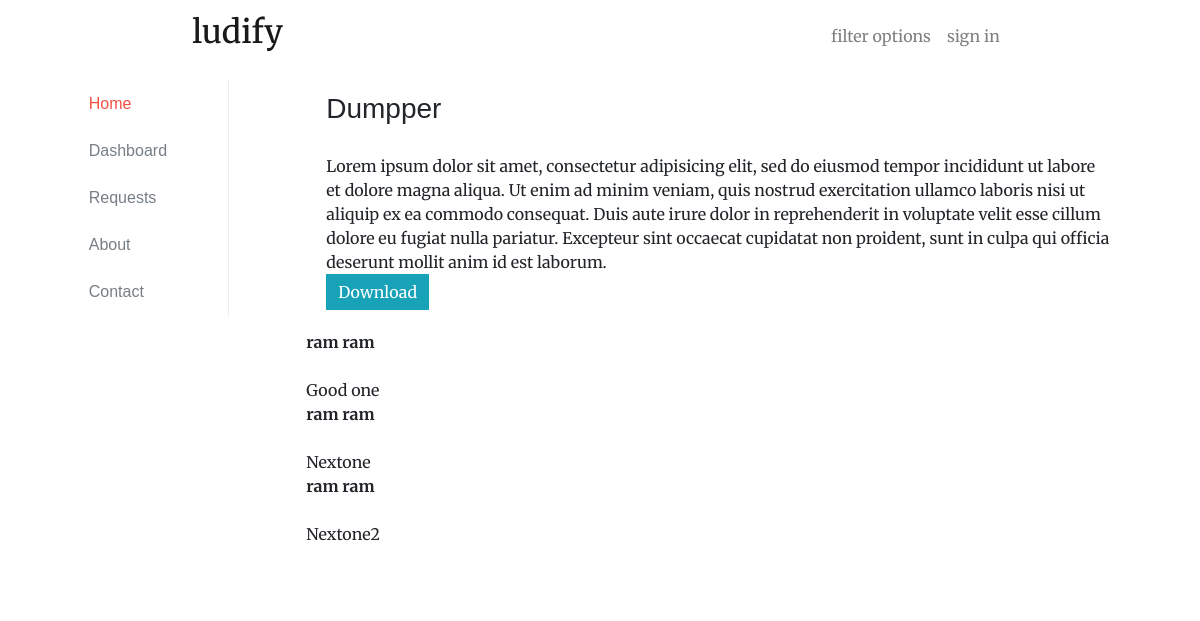
Page /view_article.php?article_id=1004 on the committed database.
### tables this page shows
CREATE TABLE `articles` (
  `article_id` int(11) NOT NULL,
  `article_title` varchar(100) DEFAULT NULL,
  `article_body` text,
  `file_id` int(11) DEFAULT NULL,
  `author_id` int(11) DEFAULT NULL,
  `article_category` varchar(50) NOT NULL,
  `date_of_upload` date NOT NULL
);

CREATE TABLE `comments` (
  `comment_id` int(11) NOT NULL,
  `comment_body` text,
  `comment_date` date DEFAULT NULL,
  `comment_user_id` int(11) DEFAULT NULL,
  `article_id` int(11) DEFAULT NULL
);

CREATE TABLE `users` (
  `user_id` int(11) NOT NULL,
  `first_name` varchar(50) NOT NULL,
  `last_name` varchar(50) NOT NULL,
  `email` varchar(100) NOT NULL,
  `password` varchar(100) NOT NULL,
  `hash` varchar(32) NOT NULL,
  `active` tinyint(1) NOT NULL,
  `loggedin` int(11) NOT NULL,
  `avatar` varchar(600) NOT NULL,
  `username` varchar(500) NOT NULL,
  `dob` date NOT NULL,
  `gender` varchar(200) NOT NULL,
  `contact` bigint(10) NOT NULL,
  `role_id` int(11) DEFAULT NULL
);

### database/get_username.php (called while the page is built)
<?php
function GetUsername($conn, $user_id){
	$query = "SELECT * FROM users WHERE user_id = $user_id";
	$result = mysqli_query($conn, $query);
	$row = mysqli_fetch_assoc($result);
	$name =  $row['first_name']." ".$row['last_name'];
	return $name;
}
?>

### view_article.php (the view, shortened to what this page needs)
<?php include 'partial_upper.php'; ?>
<?php include 'database/get_username.php'; ?>
<?php include'partial_sidebar.php'; ?>
		<div class="col-md-9 container main-content">
			<?php
				$id = $_GET['article_id'];
				$query = "SELECT * FROM articles WHERE article_id = $id";
				$result = mysqli_query($conn, $query);
				$row = mysqli_fetch_assoc($result);
			?>
			<div class="card border-0">
				<div class="card-header">
					<h3><?= $row['article_title']; ?> </h3>
				</div>
				<div class="card-body">
					<?= $row['article_body']; ?>
					<form action = "database/download_file.php" method="post">
						<input class="btn btn-info" value="Download" type="submit" name="submit">
					</form>
				</div>
				<?php
					$result  = mysqli_query($conn,"SELECT * FROM comments where article_id = '$id' order by comment_date desc");
					if(mysqli_num_rows($result)>0){
						while($row = mysqli_fetch_assoc($result)){
				?>
				<div class="card border-0">
							<?php
								echo "<b>".GetUsername($conn,$row['comment_user_id'])."</b><br>";
							 	echo $row['comment_body'];
							?>
						<?php
						}
					}
				?>
				</div>
			</div>
		</div>
	</div>
</div>
<?php include 'partial_lower.php'; ?>

### assets/css/custom.css (style rules this page uses)
* { font-family: 'Merriweather', 'Times New Roman', serif; }
.btn { border-radius: 0; border:none; }
.card { border-radius: 0; margin-bottom: 16px; }
.card-header { background-color: transparent; border: none; font-family: 'Merriweather Sans', sans-serif; padding-bottom: 0; }

### rows in the picture
articles: article_title "Dumpper", article_body "Lorem ipsum dolor sit amet, consectetur adipisicing elit, sed do eiusmod tempor incididunt ut labore et dolore magna aliqua. Ut enim ad minim veniam, quis nostrud exercitation ullamco laboris nisi ut aliquip ex ea commodo consequat. Duis aute irure dolor in reprehenderit in voluptate velit esse cillum dolore eu fugiat nulla pariatur. Excepteur sint occaecat cupidatat non proident, sunt in culpa qui officia deserunt mollit anim id est laborum."
comments: comment_user.last_name "ram ram", comment_body "Good one"
comments: comment_user.last_name "ram ram", comment_body "Nextone"
comments: comment_user.last_name "ram ram", comment_body "Nextone2"
